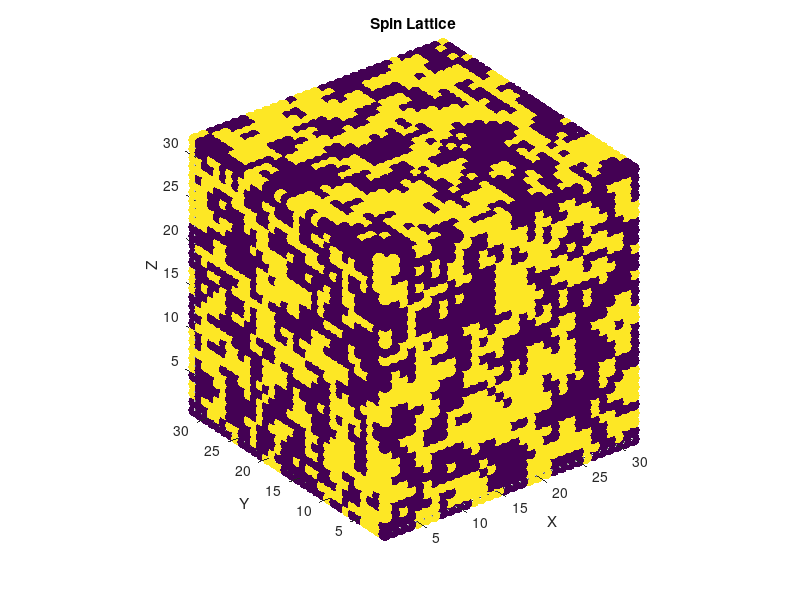
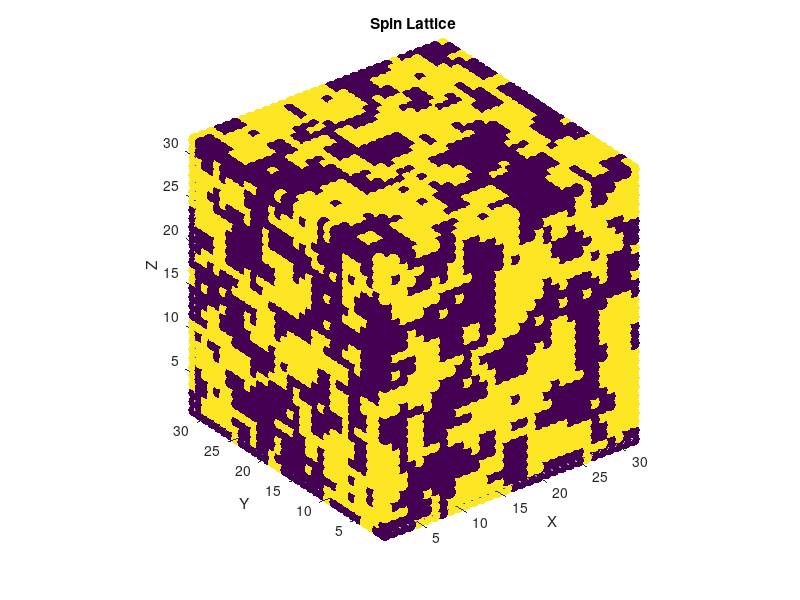
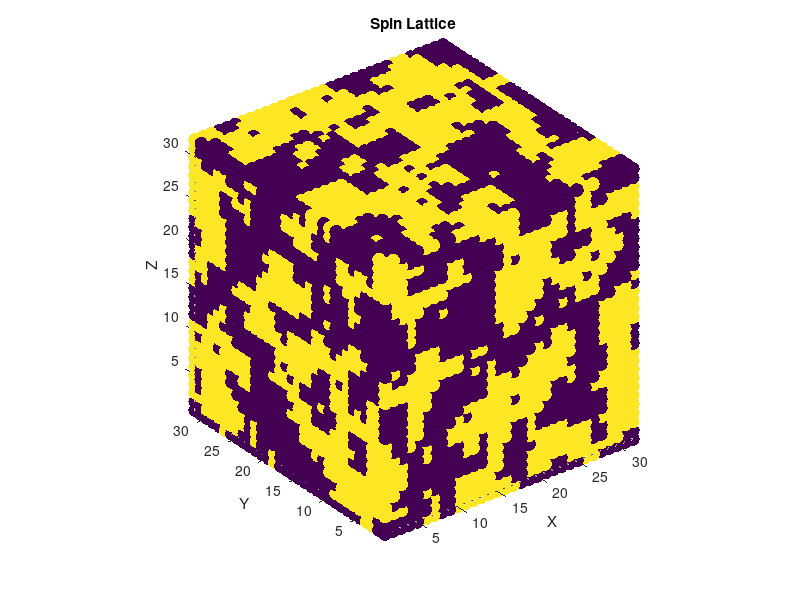
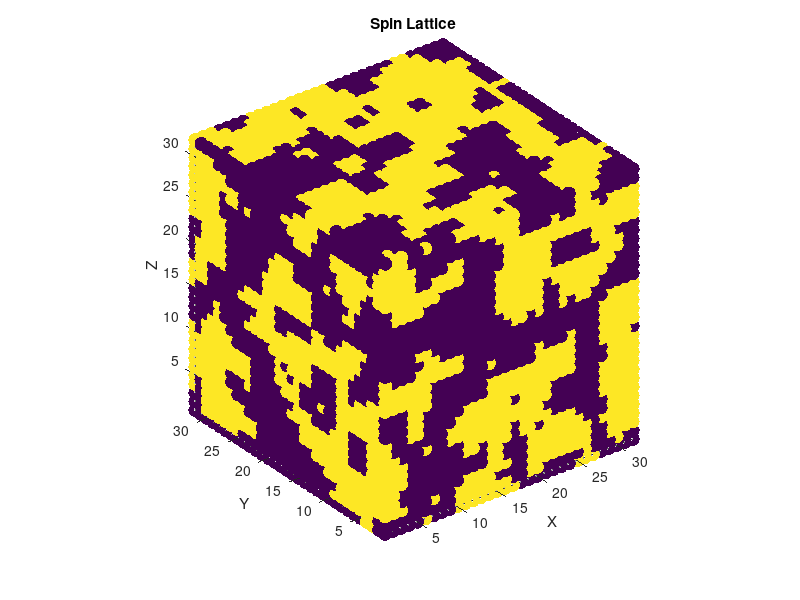

Recreate these plots in MATLAB, in order. (Note: a time limit stopped this script after it produced the figures.)
% Initialization
J = 1;
numSpinsPerDim = 2^5;
probSpinUp = 0.5;
spin = sign(probSpinUp - rand(numSpinsPerDim, numSpinsPerDim, numSpinsPerDim)); %create a spin array
kT = 1;

% Create a folder to save the frames
frameFolder = 'spin_frames';
if ~exist(frameFolder, 'dir')
    mkdir(frameFolder); %make directory of the file
end

%Plotting the lattice
figure;
clf;
[x, y, z] = meshgrid(1:numSpinsPerDim, 1:numSpinsPerDim, 1:numSpinsPerDim);
h = scatter3(x(:), y(:), z(:), 100, spin(:),'filled');  % Use different colors for different spins
axis equal;
grid on;
xlabel('X');
ylabel('Y');
zlabel('Z');
title('Spin Lattice');


% Metropolis algorithm
numIters = 2^7 * numel(spin);      % Run the metropolis alg 2^7 times
captureInterval = numel(spin);     % Capture a frame every numel(spin) iterations

for iter = 1:numIters
    % Pick a random spin
    linearIndex = randi(numel(spin));   %select a spin randomly
    [row, col, z] = ind2sub(size(spin), linearIndex);   %convert the number to equalent position

    % Find its nearest neighbors
    above = mod(row - 1 - 1, size(spin, 1)) + 1;
    below = mod(row + 1 - 1, size(spin, 1)) + 1;
    left = mod(col - 1 - 1, size(spin, 2)) + 1;
    right = mod(col + 1 - 1, size(spin, 2)) + 1;
    front = mod(z - 1 - 1, size(spin, 3)) + 1;
    back = mod(z + 1 - 1, size(spin, 3)) + 1;

    neighbors = [spin(above, col, z);
                 spin(below, col, z);
                 spin(row, left, z);
                 spin(row, right, z);
                 spin(row, col, front);
                 spin(row, col, back)];

    % Calculate energy change if this spin is flipped
    dE = 2 * J * spin(row, col, z) .* sum(neighbors);

    % Boltzmann probability of flipping
    prob = exp(-dE / kT);

    % Spin flip condition
    if dE <= 0 || rand() <= prob
        spin(row, col, z) = -spin(row, col, z);
    end

    % Update the plot every captureInterval iterations
    if mod(iter, captureInterval) == 0
        set(h, 'CData', spin(:));  % Update the color data
        % Save the frame as a PNG image
        filename = fullfile(frameFolder, sprintf('frame_%04d.png', iter));
        saveas(gcf, filename);
    end
end

% Convert the frames to a GIF animation using external software or libraries
% (such as ImageMagick or FFmpeg) outside of MATLAB.
